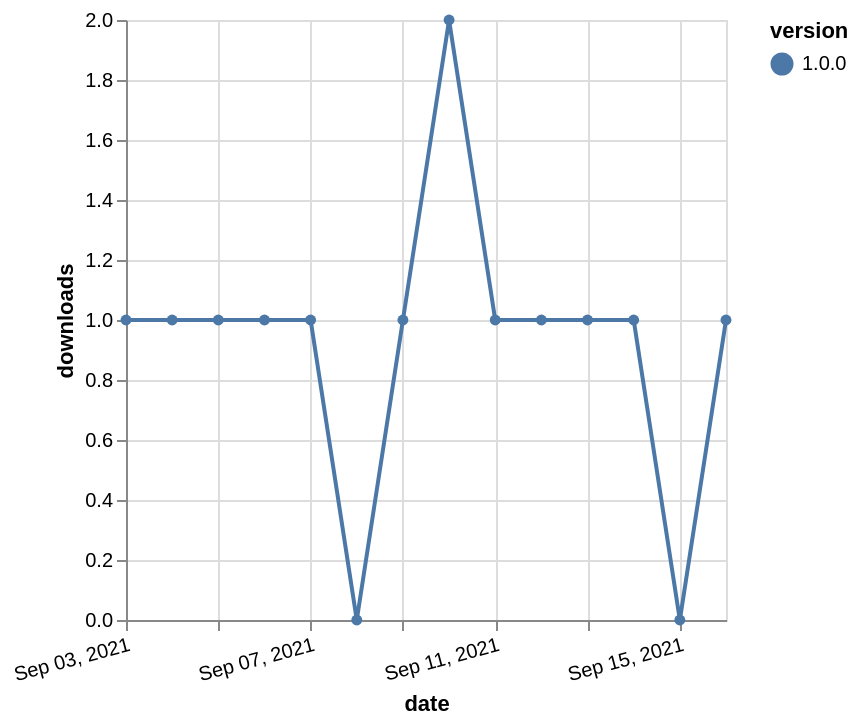

Express this chart as Vega-Lite.
### Vega-Lite specification from a JSON file in a GitHub repository (floating-point values rounded to 4 significant figures)
{"$schema": "https://vega.github.io/schema/vega-lite/v5.json", "description": "A simple bar chart with embedded data.", "data": {"values": [{"date": "2021-09-03", "total": 177, "delta": 1, "version": "1.0.0"}, {"date": "2021-09-04", "total": 178, "delta": 1, "version": "1.0.0"}, {"date": "2021-09-05", "total": 179, "delta": 1, "version": "1.0.0"}, {"date": "2021-09-06", "total": 180, "delta": 1, "version": "1.0.0"}, {"date": "2021-09-07", "total": 181, "delta": 1, "version": "1.0.0"}, {"date": "2021-09-08", "total": 181, "delta": 0, "version": "1.0.0"}, {"date": "2021-09-09", "total": 182, "delta": 1, "version": "1.0.0"}, {"date": "2021-09-10", "total": 184, "delta": 2, "version": "1.0.0"}, {"date": "2021-09-11", "total": 185, "delta": 1, "version": "1.0.0"}, {"date": "2021-09-12", "total": 186, "delta": 1, "version": "1.0.0"}, {"date": "2021-09-13", "total": 187, "delta": 1, "version": "1.0.0"}, {"date": "2021-09-14", "total": 188, "delta": 1, "version": "1.0.0"}, {"date": "2021-09-15", "total": 188, "delta": 0, "version": "1.0.0"}, {"date": "2021-09-16", "total": 189, "delta": 1, "version": "1.0.0"}]}, "width": "container", "mark": {"type": "line", "point": {"filled": true}}, "encoding": {"x": {"field": "date", "type": "temporal", "timeUnit": "yearmonthdate", "title": "date", "axis": {"labelAngle": -15}}, "y": {"field": "delta", "type": "quantitative", "title": "downloads"}, "color": {"field": "version", "type": "nominal"}, "tooltip": {"field": "delta"}}}
